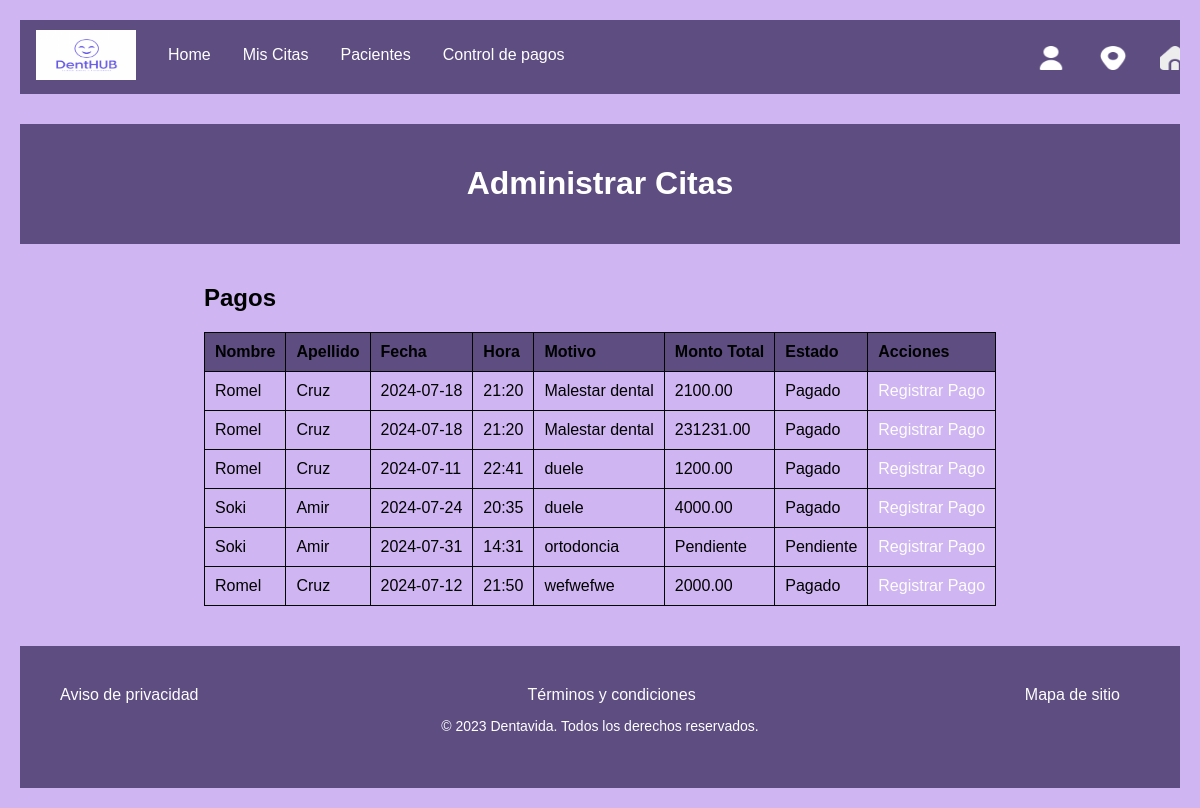
The page /vista_admin/control_de_pagos/index.php on the database its author committed.
### tables this page shows
CREATE TABLE `citas` (
  `id_cita` int(11) NOT NULL,
  `id_paciente` int(11) DEFAULT NULL,
  `fecha_hora` datetime DEFAULT NULL,
  `motivo` varchar(255) DEFAULT NULL,
  `comentarios` text DEFAULT NULL,
  `estado` enum('Confirmada','Pendiente') DEFAULT 'Pendiente',
  `precio` int(200) NOT NULL,
  `monto_total` decimal(10,2) DEFAULT NULL
);

CREATE TABLE `pacientes` (
  `id_paciente` int(11) NOT NULL,
  `nombre` varchar(50) DEFAULT NULL,
  `apellido_paterno` varchar(50) DEFAULT NULL,
  `apellido_materno` varchar(50) DEFAULT NULL,
  `correo` varchar(100) DEFAULT NULL,
  `contrasena` varchar(50) DEFAULT NULL,
  `fecha_nacimiento` date DEFAULT NULL,
  `estado` enum('Activo','Inactivo') DEFAULT 'Inactivo',
  `telefono` varchar(15) DEFAULT NULL,
  `usuario` varchar(50) NOT NULL
);

### vista_admin/control_de_pagos/index.php (the view, shortened to what this page needs)
<?php
include('../../connection/connection.php');
$sql = "SELECT citas.id_cita, pacientes.nombre, pacientes.apellido_paterno, citas.fecha_hora, citas.motivo,
               IFNULL(pagos.monto_total, 'Pendiente') as monto_total,
               IF(pagos.monto_total IS NOT NULL, 'Pagado', 'Pendiente') as estado_pago
        FROM citas
        INNER JOIN pacientes ON citas.id_paciente = pacientes.id_paciente
        LEFT JOIN pagos ON citas.id_cita = pagos.id_cita";
$result = $conn->query($sql);
?>
<!DOCTYPE html>
<html lang="es">
<head>
    <link rel="stylesheet" href="../../vista_cliente/administrar_cita/style.css">
</head>
<body>
    <header>
        <nav>
            <div class="arriba">
                <a class="navbar-brand" href="#">
                    <img src="../../img/logo.png" width="100" height="50" alt="">
                </a>
                <div class="navbar_items">
                    <li><a href="../index.php">Home</a></li>
                    <li><a href="../calendario_admin/index.php">Mis Citas</a></li>
                    <li><a href="../pacientes/index.php">Pacientes</a></li>
                    <li><a href="../control_de_pagos/index.php">Control de pagos</a></li>
                    <div class="contenedor_icons">
                        <a class="navbar-brand" href="../registro/index.html">
                            <img src="../../img/usuario (1).png" alt="" width="30" height="24">
                        </a>
                        <a class="navbar-brand" href="https://www.google.com.mx/maps/preview">
                            <img src="../../img/marcador (2).png" alt="" width="30" height="24">
                        </a>
                        <a class="navbar-brand" href="#">
                            <img src="../../img/hogar (2).png" alt="" width="30" height="24">
                        </a>
                    </div>
                </div>
            </div>
        </nav>
    </header>
    <div class="xd">
        <h1>Administrar Citas</h1>
    </div>
    <main>
        <section class="appointment-list">
            <h2>Pagos</h2>
            <table>
                <thead>
                    <tr>
                        <th>Nombre</th>
                        <th>Apellido</th>
                        <th>Fecha</th>
                        <th>Hora</th>
                        <th>Motivo</th>
                        <th>Monto Total</th>
                        <th>Estado</th>
                        <th>Acciones</th>
                    </tr>
                </thead>
                <tbody>
                    <?php while($row = $result->fetch_assoc()):
                        $fecha_hora = new DateTime($row['fecha_hora']);
                    ?>
                    <tr>
                        <td><?= htmlspecialchars($row['nombre']) ?></td>
                        <td><?= htmlspecialchars($row['apellido_paterno']) ?></td>
                        <td><?= $fecha_hora->format('Y-m-d') ?></td>
                        <td><?= $fecha_hora->format('H:i') ?></td>
                        <td><?= htmlspecialchars($row['motivo']) ?></td>
                        <td><?= htmlspecialchars($row['monto_total']) ?></td>
                        <td><?= htmlspecialchars($row['estado_pago']) ?></td>
                        <td>
                            <a href="registrar_pago.php?id_cita=<?= $row['id_cita'] ?>" class="btn-primary">Registrar Pago</a>
                        </td>
                    </tr>
                    <?php endwhile; ?>
                </tbody>
            </table>
        </section>
    </main>
    <footer class="bg_footer">
        <div class="footer-container">
            <ul>
                <li><a href="#aviso-privacidad">Aviso de privacidad</a></li>
                <li><a href="#terminos-y-condiciones">Términos y condiciones</a></li>
                <li><a href="#mapa-de-sitio">Mapa de sitio</a></li>
            </ul>
            <p>&copy; 2023 Dentavida. Todos los derechos reservados.</p>
        </div>
    </footer>
</body>
</html>

### vista_cliente/administrar_cita/style.css (style rules this page uses)
body { font-family: Arial, sans-serif; background-color: rgb(207, 181, 241); margin: 20px; }
.xd { margin-top: 30px; background-color: #5d4d81; padding: 20px; text-align: center; color: #fff; }
main { display: flex; flex-direction: column; align-items: center; padding: 20px; }
.appointment-list { margin-bottom: 20px; }
table { border-collapse: collapse; width: 100%; }
th, td { border: 1px solid #030303; padding: 10px; text-align: left; }
th { background-color: #5d4d81; }
.arriba { list-style-type: none; margin: 0; display: block; padding: 0; overflow: hidden; background-color: #5d4d81; }
.contenedor_icons { display: grid; grid-template-columns: repeat(3, 1fr); grid-gap: -2000px; margin-left: 1000px; }
.navbar_items { margin-top: 16px; }
.arriba a { float: left; }
.arriba a { display: block; color: #ffffff; text-align: center; padding: 10px 16px; text-decoration: none; }
footer { background-color: #5d4d81; padding: 20px; text-align: center; }
.footer-container { margin: 0 auto; padding: 20px; }
.bg_footer { background-color: #5d4d81; }
ul { list-style: none; margin: 0; padding: 0; display: flex; justify-content: space-between; }
li { margin-right: 20px; }
a { text-decoration: none; color: #fdfdfd; }
footer p { font-size: 14px; color: #ffffff; }

### rows shown on the page
citas: id_paciente.nombre "Romel", id_paciente.apellido_paterno "Cruz", fecha_hora "2024-07-18", fecha_hora "21:20", motivo "Malestar dental", monto_total "2100.00", estado_pago "Pagado", monto_total "231231.00"
citas: id_paciente.nombre "Romel", id_paciente.apellido_paterno "Cruz", fecha_hora "2024-07-11", fecha_hora "22:41", motivo "duele", monto_total "1200.00", estado_pago "Pagado"
citas: id_paciente.nombre "Soki", id_paciente.apellido_paterno "Amir", fecha_hora "2024-07-24", fecha_hora "20:35", motivo "duele", monto_total "4000.00", estado_pago "Pagado"
citas: id_paciente.nombre "Soki", id_paciente.apellido_paterno "Amir", fecha_hora "2024-07-31", fecha_hora "14:31", motivo "ortodoncia", monto_total "Pendiente", estado_pago "Pendiente"
citas: id_paciente.nombre "Romel", id_paciente.apellido_paterno "Cruz", fecha_hora "2024-07-12", fecha_hora "21:50", motivo "wefwefwe", monto_total "2000.00", estado_pago "Pagado"
